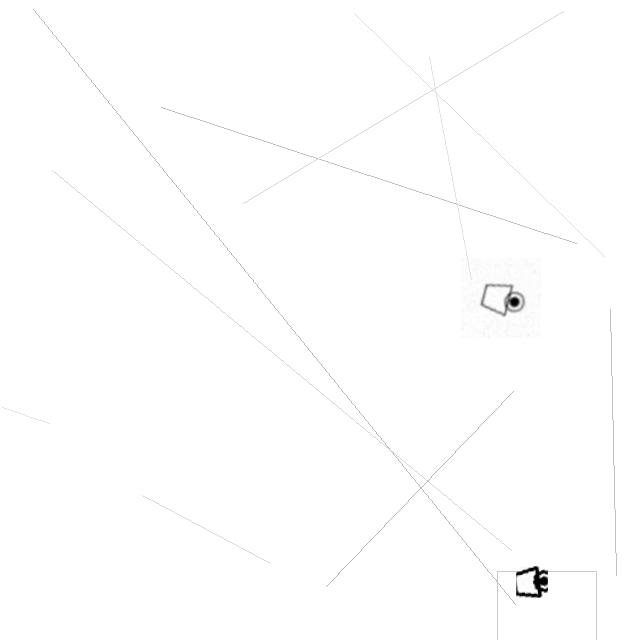
#> input picture datasets/mep_symbols_test/images/test/camera_security_000373.png, 640 x 640 px
$ python -i preprocessing.py   (imports and definitions only)
#> lines starting #> are read from the running program, lines starting #| are printed output that depends on the picture; after the words box and inside, x2 and y2 are one past the last pixel; in counts of white or black regions, pixels touching at a corner belong together
"""
Image Preprocessing Module.

Implements advanced preprocessing operations for raster-to-vector conversion:
- Deskewing (rotation correction)
- Noise reduction
- Contrast enhancement
- Border removal

Based on research from PDF_TO_VECTOR_NEW.md.
"""

from dataclasses import dataclass
from enum import Enum
from typing import List, Optional, Tuple

import numpy as np
import structlog

try:
    import cv2
    OPENCV_AVAILABLE = True
except ImportError:
    OPENCV_AVAILABLE = False
    cv2 = None

# [1 line that did not run here, left out]


class SkewDetectionMethod(str, Enum):
    """Methods for detecting image skew angle."""
    HOUGH_LINES = "hough_lines"
    PROJECTION_PROFILE = "projection_profile"
    MOMENTS = "moments"
    FFT = "fft"


@dataclass
class DeskewConfig:
    """Configuration for deskewing operation."""
    # Detection method
    method: SkewDetectionMethod = SkewDetectionMethod.HOUGH_LINES

    # Hough parameters
    hough_threshold: int = 200
    hough_min_line_length: int = 100
    hough_max_line_gap: int = 10

    # Angle constraints
    max_skew_angle: float = 15.0  # Maximum angle to correct (degrees)
    min_skew_angle: float = 0.5   # Minimum angle to bother correcting

    # Projection profile parameters
    projection_angle_range: float = 15.0  # Range to search (±degrees)
    projection_angle_step: float = 0.5    # Step size (degrees)

    # Output options
    border_color: Tuple[int, int, int] = (255, 255, 255)  # Fill color for borders
    crop_to_content: bool = False  # Crop to remove added borders


@dataclass
class DeskewResult:
    """Result of deskewing operation."""
    image: np.ndarray
    skew_angle: float  # Detected angle in degrees
    was_corrected: bool
    method_used: str
    confidence: float  # 0-1


@dataclass
class PreprocessingConfig:
    """Configuration for full preprocessing pipeline."""
    # Deskewing
    enable_deskew: bool = True
    deskew_config: DeskewConfig = None

    # Noise reduction
    enable_denoise: bool = True
    denoise_strength: int = 10  # h parameter for fastNlMeansDenoising

    # Contrast enhancement
    enable_contrast: bool = True
    contrast_clip_limit: float = 2.0  # CLAHE clip limit
    contrast_grid_size: int = 8  # CLAHE tile grid size

    # Border removal
    enable_border_removal: bool = True
    border_threshold: int = 250  # Pixels brighter than this are border

    def __post_init__(self):
        if self.deskew_config is None:
            self.deskew_config = DeskewConfig()


@dataclass
class PreprocessingResult:
    """Result of full preprocessing pipeline."""
    image: np.ndarray
    original_size: Tuple[int, int]
    final_size: Tuple[int, int]
    skew_angle: float
    operations_applied: List[str]


def _ensure_grayscale(image: np.ndarray) -> np.ndarray:
    """Convert image to grayscale if needed."""
    if len(image.shape) == 3:
        return cv2.cvtColor(image, cv2.COLOR_BGR2GRAY)
    return image


def detect_skew_hough(
    image: np.ndarray,
    config: DeskewConfig,
) -> Tuple[float, float]:
    """
    Detect skew angle using Hough line transform.

    Finds dominant line directions and calculates median angle.

    Args:
        image: Input image (grayscale or BGR)
        config: Deskew configuration

    Returns:
        Tuple of (angle_degrees, confidence)
    """
    gray = _ensure_grayscale(image)

    # Edge detection
    edges = cv2.Canny(gray, 50, 150, apertureSize=3)

    # Hough line detection
    lines = cv2.HoughLinesP(
        edges,
        rho=1,
        theta=np.pi / 180,
        threshold=config.hough_threshold,
        minLineLength=config.hough_min_line_length,
        maxLineGap=config.hough_max_line_gap,
    )

    if lines is None or len(lines) == 0:
        return 0.0, 0.0

    # Calculate angles for all lines
    angles = []
    for line in lines:
        x1, y1, x2, y2 = line[0]
        if x2 - x1 == 0:
            continue  # Vertical line

        angle = np.degrees(np.arctan2(y2 - y1, x2 - x1))

        # Normalize to -45 to +45 range (we care about small deviations)
        while angle > 45:
            angle -= 90
        while angle < -45:
            angle += 90

        angles.append(angle)

    if not angles:
        return 0.0, 0.0

    # Use median angle (robust to outliers)
    median_angle = float(np.median(angles))

    # Confidence based on angle consistency
    angle_std = float(np.std(angles))
    confidence = max(0.0, 1.0 - angle_std / 10.0)

    return median_angle, confidence


# [161 lines left out: functions detect_skew_projection, detect_skew_moments, rotate_image, not called in this run]


def deskew(
    image: np.ndarray,
    config: Optional[DeskewConfig] = None,
) -> DeskewResult:
    """
    Detect and correct image skew.

    Args:
        image: Input image
        config: Deskew configuration

    Returns:
        DeskewResult with corrected image and angle

    Example:
        >>> result = deskew(image)
        >>> if result.was_corrected:
        ...     print(f"Corrected {result.skew_angle:.2f}° skew")
        >>> cv2.imwrite("deskewed.png", result.image)
    """
    if not OPENCV_AVAILABLE:
        raise ImportError("OpenCV is required for deskewing")

    config = config or DeskewConfig()

    # Detect skew angle
    if config.method == SkewDetectionMethod.HOUGH_LINES:
        angle, confidence = detect_skew_hough(image, config)
    elif config.method == SkewDetectionMethod.PROJECTION_PROFILE:
        angle, confidence = detect_skew_projection(image, config)
    elif config.method == SkewDetectionMethod.MOMENTS:
        angle, confidence = detect_skew_moments(image, config)
    else:
        # Default to Hough
        angle, confidence = detect_skew_hough(image, config)

    # Check if correction is needed
    abs_angle = abs(angle)
    should_correct = (
        abs_angle >= config.min_skew_angle and
        abs_angle <= config.max_skew_angle and
        confidence > 0.3
    )

    method_str = config.method.value if hasattr(config.method, 'value') else str(config.method)

    if should_correct:
        corrected = rotate_image(image, angle, config.border_color)
        logger.info(
            "deskew_applied",
            angle=angle,
            confidence=confidence,
            method=method_str,
        )
    else:
        corrected = image
        logger.debug(
            "deskew_skipped",
            angle=angle,
            confidence=confidence,
            reason="angle_out_of_range" if abs_angle > config.max_skew_angle else "too_small",
        )

    return DeskewResult(
        image=corrected,
        skew_angle=angle,
        was_corrected=should_correct,
        method_used=method_str,
        confidence=confidence,
    )


# [86 lines left out: functions denoise, enhance_contrast, remove_borders, not called in this run]


def preprocess_image(
    image: np.ndarray,
    config: Optional[PreprocessingConfig] = None,
) -> PreprocessingResult:
    """
    Apply full preprocessing pipeline.

    Args:
        image: Input image
        config: Preprocessing configuration

    Returns:
        PreprocessingResult with processed image and metadata

    Example:
        >>> result = preprocess_image(image)
        >>> print(f"Applied: {result.operations_applied}")
        >>> cv2.imwrite("preprocessed.png", result.image)
    """
    if not OPENCV_AVAILABLE:
        raise ImportError("OpenCV is required for preprocessing")

    config = config or PreprocessingConfig()
    current = image.copy()
    operations = []
    skew_angle = 0.0
    original_size = image.shape[:2]

    # 1. Deskewing (first, before other operations)
    if config.enable_deskew:
        deskew_result = deskew(current, config.deskew_config)
        current = deskew_result.image
        skew_angle = deskew_result.skew_angle
        if deskew_result.was_corrected:
            operations.append(f"deskew({skew_angle:.2f}°)")

    # 2. Border removal
    if config.enable_border_removal:
        before_size = current.shape[:2]
        current = remove_borders(current, config.border_threshold)
        after_size = current.shape[:2]
        if before_size != after_size:
            operations.append("remove_borders")

    # 3. Denoising
    if config.enable_denoise:
        current = denoise(current, config.denoise_strength)
        operations.append("denoise")

    # 4. Contrast enhancement
    if config.enable_contrast:
        current = enhance_contrast(
            current,
            config.contrast_clip_limit,
            config.contrast_grid_size,
        )
        operations.append("enhance_contrast")

    final_size = current.shape[:2]

    logger.info(
        "preprocessing_complete",
        operations=operations,
        original_size=original_size,
        final_size=final_size,
        skew_angle=skew_angle,
    )

    return PreprocessingResult(
        image=current,
        original_size=original_size,
        final_size=final_size,
        skew_angle=skew_angle,
        operations_applied=operations,
    )


# Convenience functions
# [10 lines left out: functions quick_deskew, quick_preprocess, not called in this run]

>>> import cv2
>>> picture = cv2.imread('../../../../../datasets/mep_symbols_test/images/test/camera_security_000373.png')
#> picture is the input picture: shape (640, 640, 3); min 0, max 255, mean 254.1
>>> result = preprocess_image(picture)
#> in detect_skew_hough, `edges = cv2.Canny(gray, 50, 150, apertureSize=3)`:
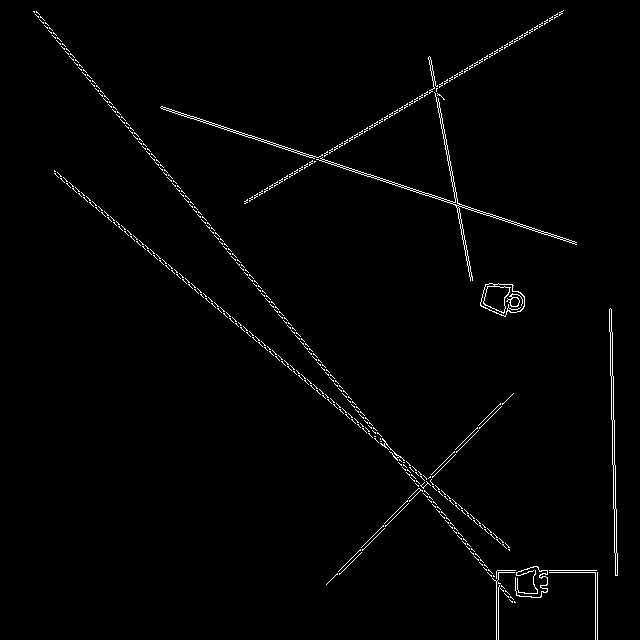
#> edges: shape (640, 640); 1.4% white in thin lines or dots, all inside (x1, y1, x2, y2) = (33, 10, 618, 640)
#> in detect_skew_hough, `lines = cv2.HoughLinesP( edges, rho=1, theta=np.pi / 180, threshold=co..`: lines = [[36, 11, 515, 602], [33, 11, 512, 602], [163, 107, 576, 242], [244, 203, 561, 13], [75, 187, 293, 369], [264, 142, 576, 244]]
#> the loop in detect_skew_hough, `for line in lines:` made 6 passes
#> (x1, y1, x2, y2) on passes 1 to 6: (36, 11, 515, 602), (33, 11, 512, 602), (163, 107, 576, 242), (244, 203, 561, 13), (75, 187, 293, 369), (264, 142, 576, 244)
#> after the loop in detect_skew_hough, `for line in lines:`: angles = [-39.02, -39.02, 18.1, -30.94, 39.86, 18.1]
#> in detect_skew_hough, `median_angle = float(np.median(angles))`: median_angle = -6.42
#> in detect_skew_hough, `angle_std = float(np.std(angles))`: angle_std = 31.8
#> in detect_skew_hough, `confidence = max(0.0, 1.0 - angle_std / 10.0)`: confidence = 0
#> in deskew, `angle, confidence = detect_skew_hough(image, config)`: angle = -6.42; confidence = 0
#> in deskew, `abs_angle = abs(angle)`: abs_angle = 6.42
#> in deskew, `should_correct = ( abs_angle >= config.min_skew_angle and abs_angle <=..`: should_correct = False
#> (the run stopped early here; a loop or call above may not have finished)

$ run again, on datasets/mep_symbols_test/images/test/camera_security_000376.png
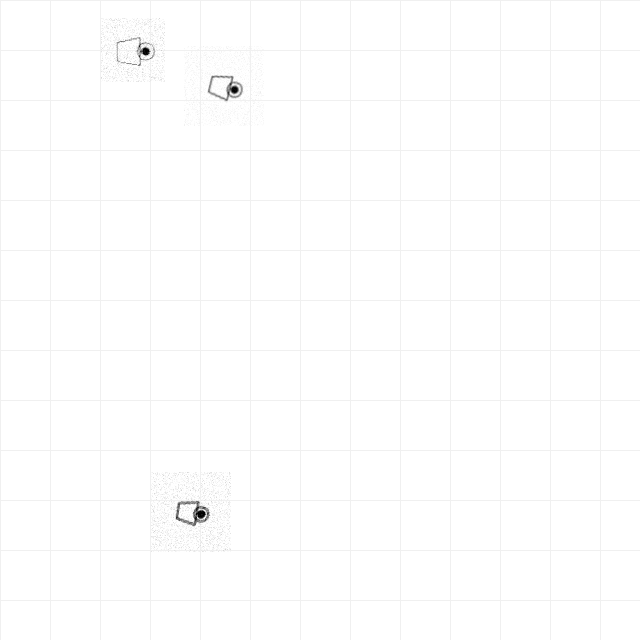
#> input picture datasets/mep_symbols_test/images/test/camera_security_000376.png, 640 x 640 px
#> picture is the input picture: shape (640, 640, 3); min 0, max 255, mean 253.9
#> in detect_skew_hough, `edges = cv2.Canny(gray, 50, 150, apertureSize=3)`:
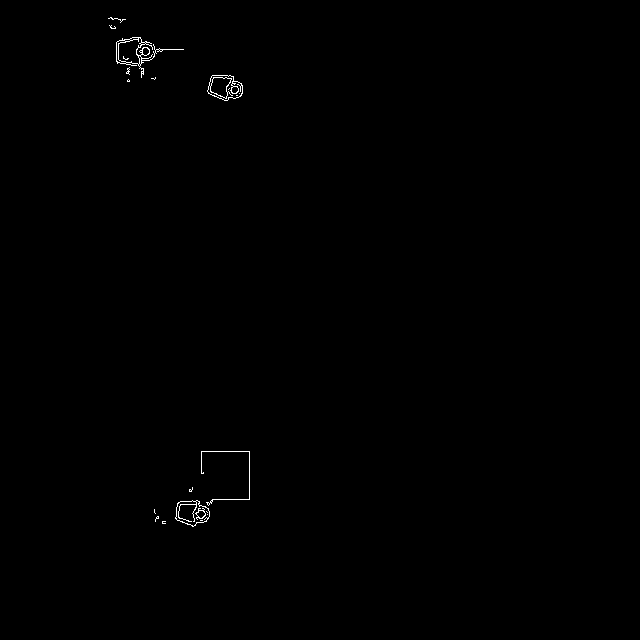
#> edges: shape (640, 640); 0.26% white in thin lines or dots, all inside (x1, y1, x2, y2) = (108, 17, 250, 527)
#> lines = None
#> angle = 0
#> should_correct = False

$ run again, on datasets/mep_symbols_test/images/test/cleanout_000311.png
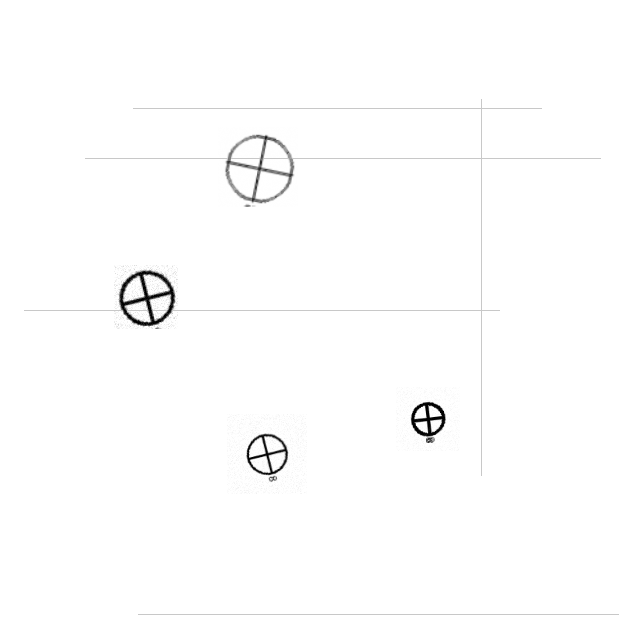
#> input picture datasets/mep_symbols_test/images/test/cleanout_000311.png, 640 x 640 px
#> picture is the input picture: shape (640, 640, 3); min 0, max 255, mean 253.1
#> in detect_skew_hough, `edges = cv2.Canny(gray, 50, 150, apertureSize=3)`:
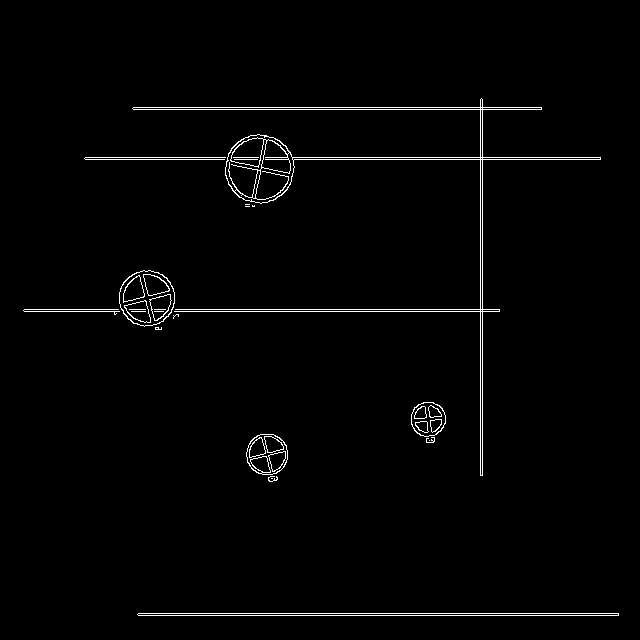
#> edges: shape (640, 640); 1.6% white in thin lines or dots, all inside (x1, y1, x2, y2) = (23, 98, 619, 616)
#> lines = [[85, 157, 600, 157], [85, 159, 600, 159], [138, 613, 618, 613], [138, 615, 618, 615], [24, 311, 499, 311], [24, 309, 499, 309], [133, 109, 541, 109], [133, 107, 541, 107], [482, 475, 482, 99], [480, 475, 480, 99]]
#> the loop in detect_skew_hough, `for line in lines:` made 10 passes
#> after the loop in detect_skew_hough, `for line in lines:`: angles = [0, 0, 0, 0, 0, 0, 0, 0]
#> median_angle = 0
#> in detect_skew_hough, `confidence = max(0.0, 1.0 - angle_std / 10.0)`: confidence = 1
#> in deskew, `angle, confidence = detect_skew_hough(image, config)`: angle = 0; confidence = 1
#> abs_angle = 0
#> should_correct = False

$ run again, on datasets/mep_symbols_test/images/test/data_outlet_000368.png
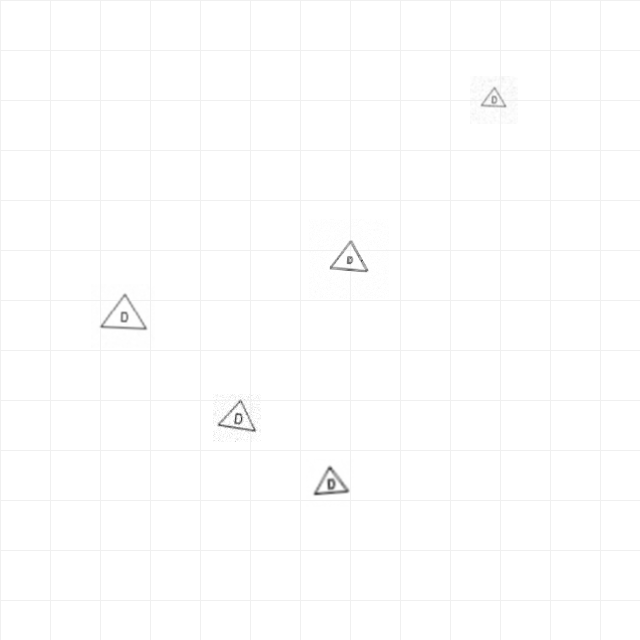
#> input picture datasets/mep_symbols_test/images/test/data_outlet_000368.png, 640 x 640 px
#> picture is the input picture: shape (640, 640, 3); min 51, max 255, mean 253.9
#> in detect_skew_hough, `edges = cv2.Canny(gray, 50, 150, apertureSize=3)`:
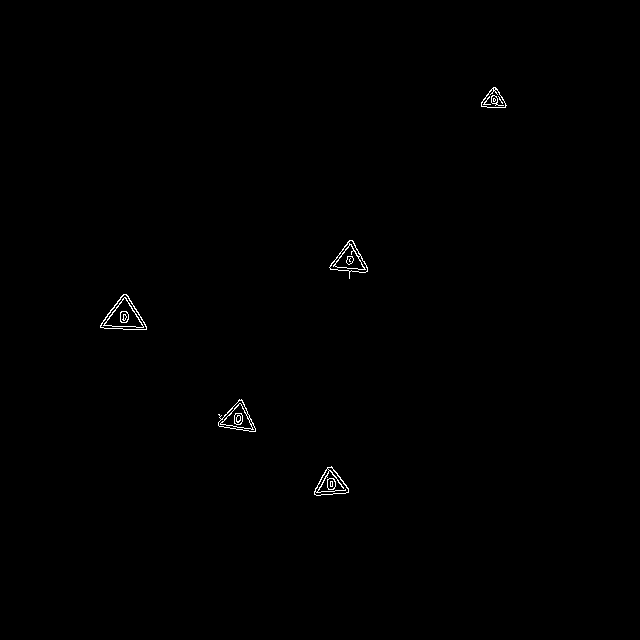
#> edges: shape (640, 640); 0.32% white in thin lines or dots, all inside (x1, y1, x2, y2) = (100, 87, 507, 496)
#> lines = None
#> angle = 0
#> should_correct = False
